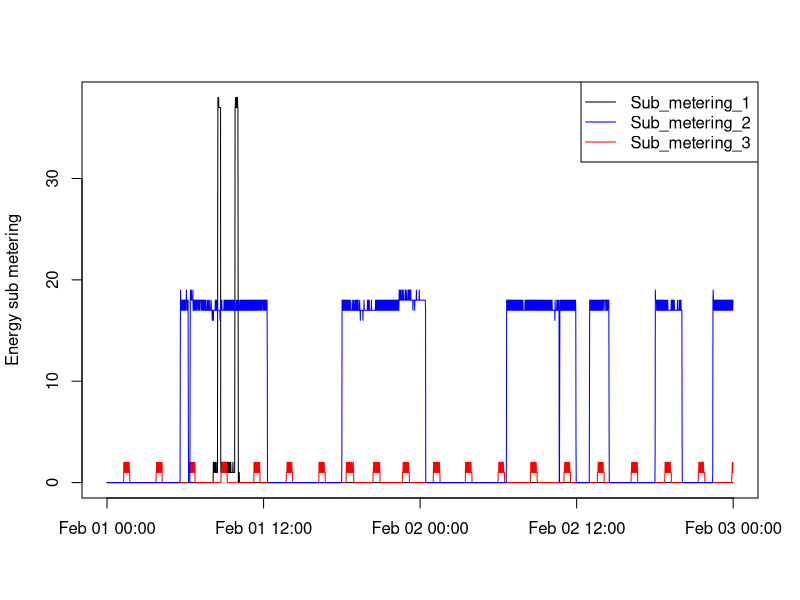

Write R code to recreate this figure.
# read the data from file
df<-read.table('household_power_consumption.txt', header=TRUE, sep=";")
df<-df[(df$Date=="1/2/2007")|(df$Date=="2/2/2007"),]

# assign both data time info to Time column
df$Time <-strptime(paste(df$Date, df$Time), "%d/%m/%Y %H:%M:%S")

#convert to numeric column
df$Global_active_power <- as.numeric(df$Global_active_power)
df$Sub_metering_1 <- as.numeric(df$Sub_metering_1)
df$Sub_metering_2 <- as.numeric(df$Sub_metering_2)
df$Sub_metering_3 <- as.numeric(df$Sub_metering_3)

#set graphic layout
par(mfcol = c(1, 1))

#plot in the file
dev.copy(png, file='plot3.png')
with(df, plot(Time, Sub_metering_1, xlab = '', type ="n",
              ylab='Energy sub metering'))
with(df, points(Time, Sub_metering_1,  type ="l"))
with(df, points(Time, Sub_metering_2,  type ="l", col="red"))
with(df, points(Time, Sub_metering_3,  type ="l", col="blue"))

legend("topright", pch=NA, lwd=1, lty=1,col = c("black", "blue", "red"), 
       legend = c("Sub_metering_1", "Sub_metering_2", "Sub_metering_3"))

dev.off()

